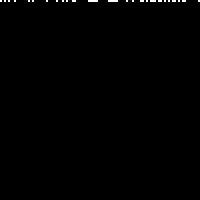
Frame 1 (no input)
Frame 60 (the mouse pressed at the canvas centre just before this capture): identical to frame 1, image omitted
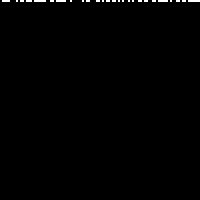
Frame 120 (the mouse held since frame 60 and released just before this capture)

The Processing sketch that drew these frames (run headless with seeded random() and noise(); from frame 60 on, the mouse is pressed at the canvas centre):

// Processing sketch: cellular_automaton_upgrade
// ── cellular_automaton_upgrade.pde
CA ca;   // セルオートマトンのクラスの定義
int counter = 0; //状態遷移ルールを管理するカウンター 0から出発

//初期化部
void setup() {
  size(200,200);
  frameRate(30); //フレームレートは速めに設定
  background(0); 
  int[] ruleset = {0,0,0,0,0,0,0,0};    // 状態遷移ルールはルール0からスタート
  ca = new CA(ruleset);                 // セルオートマトンの初期化
}


//メインループ
void draw() {
  ca.render();    //セルオートマトンの描画関数を呼び出し
  ca.generate();  //次の世代のセルを計算する関数を呼び出し
  
  //もし画面一番下まで描画し終えたら if文の中を実行
  if (ca.finished()) {   //ca.finishedは、画面一番下まで描画したか否かの判定
    save("./data/rule" + counter + ".png");
    background(0); //画面を黒で塗りなおし
    counter = counter + 1; //状態遷移ルールを1つインクリメント
    ca.rule_update(); //状態遷移ルールをセット
    ca.restart(); //セルの初期化
    println("class : " + counter);
  }
  
  if(counter == 255){
    exit();
  }
}

//もしマウスのボタンがクリックされたら
//同じ遷移ルールで、セルの初期状態だけ変更し、計算をやりなおす
void mousePressed() {
  background(0);
  ca.restart();
}

//セルオートマトンのクラスの定義本体

class CA {
  int[] cells;     //セルの配列を確保
  int generation;  //セルオートマトンの世代を管理する変数
  int scl;         //セルの描画サイズ
  int[] rules;     //状態遷移ルールを保存する配列

  CA(int[] r) {
    rules = r;
    scl = 2;
    cells = new int[width/scl]; 
    restart();
  }
  
  // 状態遷移ルールをセットする関数
  void setRules(int[] r) {
    rules = r;
  }
  
  // 状態遷移ルールを更新する関数
  void rule_update() {
    int k = counter; //変数k に状態遷移ルールのカウンターをセット
    for (int i = 0; i < 8; i++) {
     rules[7-i] = int (k % 2); //ビットシフト操作で、ルールをセットしてゆく
     k = int(k / 2); 
    }
  }
  
  // セル状態を初期化
  void restart() {
    for (int i = 0; i < cells.length; i++) {
      cells[i] = int(random(2));
    }
    generation = 0;
  }

  // 次の世代のセルを計算する関数
  void generate() {
    int[] nextgen = new int[cells.length]; //次の世代のセルを保管する配列
    
    for (int i = 1; i < cells.length-1; i++) {
      int left = cells[i-1];   
      int me = cells[i];       
      int right = cells[i+1];  
      nextgen[i] = rules(left,me,right);
    }
    
    //両端の処理 
    int left = cells[cells.length-1];
    int me = cells[0];
    int right = cells[1];
    nextgen[0] = rules(left,me,right);
    
    left = cells[cells.length-2];
    me = cells[cells.length-1];
    right = cells[0];
    nextgen[cells.length-1] = rules(left,me,right);
    
    //次の世代の配列を、現在の世代にコピー
    cells = (int[]) nextgen.clone();
    generation++;
  }
  
  // セルを描画する関数
  void render() {
    for (int i = 0; i < cells.length; i++) {
      if (cells[i] == 1) fill(255);
      else               fill(0);
      noStroke();
      rect(i*scl,generation*scl, scl,scl);
    }
  }
  
  //次のセルを計算
  int rules (int a, int b, int c) {
    if (a == 1 && b == 1 && c == 1) return rules[0];
    if (a == 1 && b == 1 && c == 0) return rules[1];
    if (a == 1 && b == 0 && c == 1) return rules[2];
    if (a == 1 && b == 0 && c == 0) return rules[3];
    if (a == 0 && b == 1 && c == 1) return rules[4];
    if (a == 0 && b == 1 && c == 0) return rules[5];
    if (a == 0 && b == 0 && c == 1) return rules[6];
    if (a == 0 && b == 0 && c == 0) return rules[7];
    return 0;
  }
  
  //もし画面の一番下まで描画が終わったら、trueを返す
  boolean finished() {
    if (generation > height/scl) {
       return true;
    } else {
       return false;
    }
  }
}
